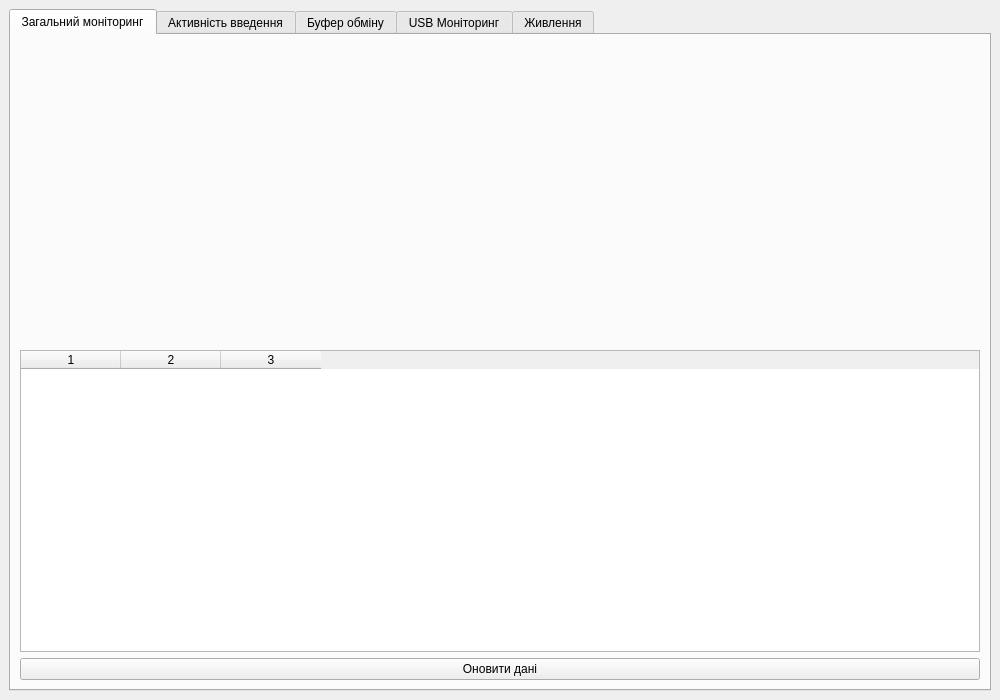
<?xml version="1.0" encoding="UTF-8"?>
<ui version="4.0">
 <class>MainWindow</class>
 <widget class="QMainWindow" name="MainWindow">
  <property name="geometry">
   <rect><x>0</x><y>0</y><width>1000</width><height>700</height></rect>
  </property>
  <property name="windowTitle">
   <string>Система моніторингу подій ПК</string>
  </property>
  <widget class="QWidget" name="centralwidget">
   <layout class="QVBoxLayout" name="verticalLayout_main">
    <item>
     <widget class="QTabWidget" name="tabWidget">

      <widget class="QWidget" name="tabGeneral">
       <attribute name="title"><string>Загальний моніторинг</string></attribute>
       <layout class="QVBoxLayout" name="verticalLayout_general">
        <item>
         <widget class="QWidget" name="chartWidget">
          <property name="minimumSize"><size><width>0</width><height>300</height></size></property>
         </widget>
        </item>
        <item><widget class="QTableWidget" name="logTable"><property name="columnCount"><number>3</number></property></widget></item>
        <item><widget class="QPushButton" name="refreshBtn"><property name="text"><string>Оновити дані</string></property></widget></item>
       </layout>
      </widget>

      <widget class="QWidget" name="tabInput">
       <attribute name="title"><string>Активність введення</string></attribute>
       <layout class="QVBoxLayout" name="verticalLayout_input">
        <item><widget class="QTableWidget" name="keylogTable"><property name="columnCount"><number>2</number></property></widget></item>
       </layout>
      </widget>

      <widget class="QWidget" name="tabClipboard">
       <attribute name="title"><string>Буфер обміну</string></attribute>
       <layout class="QVBoxLayout" name="verticalLayout_clipboard">
        <item><widget class="QTableWidget" name="clipboardTable"><property name="columnCount"><number>2</number></property></widget></item>
       </layout>
      </widget>

      <widget class="QWidget" name="tabUsb">
       <attribute name="title"><string>USB Моніторинг</string></attribute>
       <layout class="QVBoxLayout" name="verticalLayout_usb">
        <item><widget class="QTableWidget" name="usbTable"><property name="columnCount"><number>2</number></property></widget></item>
       </layout>
      </widget>

      <widget class="QWidget" name="tabPower">
       <attribute name="title"><string>Живлення</string></attribute>
       <layout class="QVBoxLayout" name="verticalLayout_power">
        <item>
         <widget class="QTableWidget" name="powerTable">
          <property name="columnCount"><number>3</number></property>
         </widget>
        </item>
       </layout>
      </widget>

     </widget>
    </item>
   </layout>
  </widget>
 </widget>
</ui>
